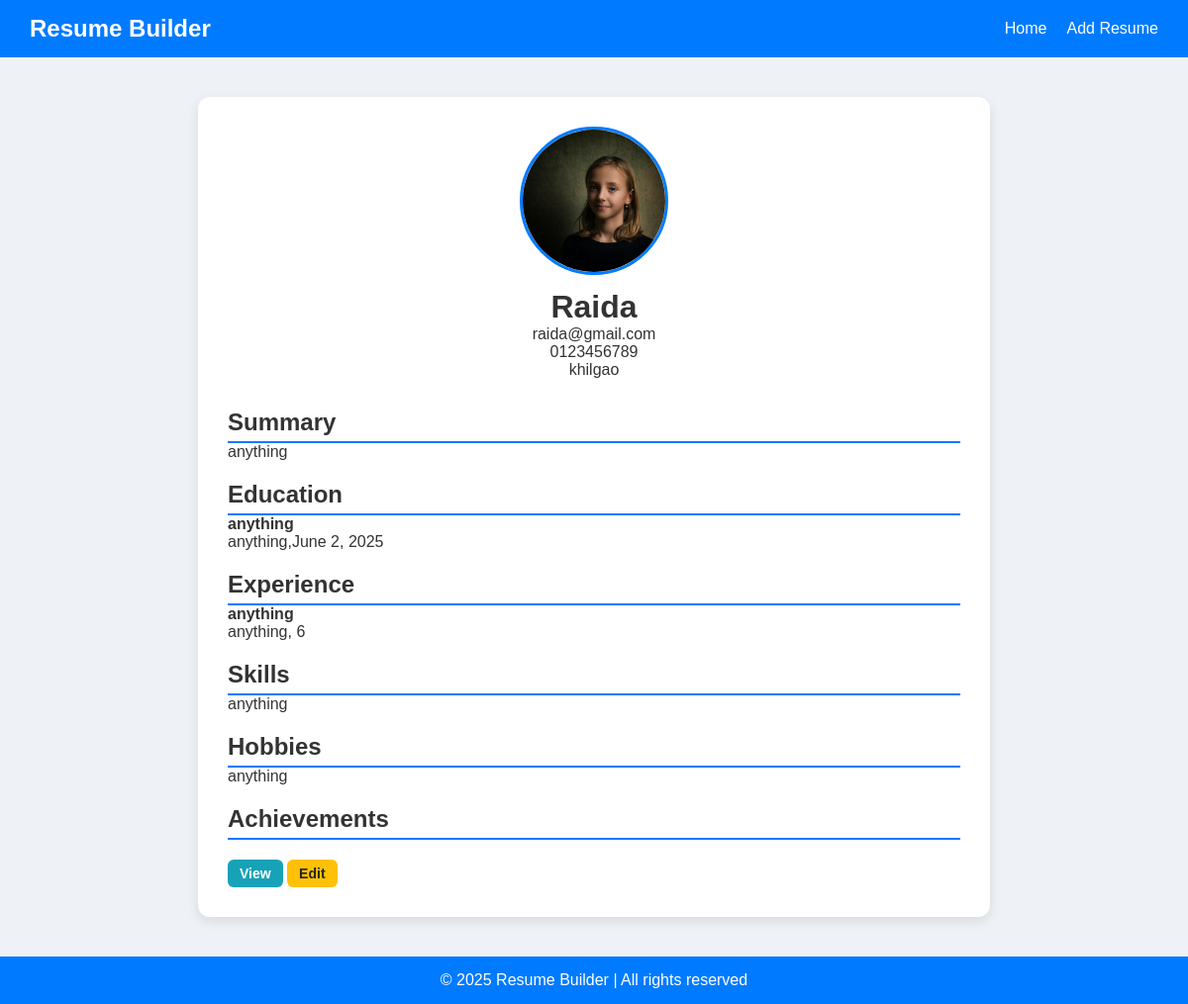
/view_resume/1, run on the app's committed database.
### ResumeBuilderApp/models.py (models this page shows)
class ResumeModel(models.Model):
    Full_Name=models.CharField(max_length=50)
    Profile_Picture=models.ImageField(upload_to='profile_pictures/', null=True, blank=True)
    Email=models.EmailField()
    Phone=models.CharField(max_length=15)
    Address=models.CharField(max_length=150)
    Summary=models.CharField(max_length=100)
    Degree=models.CharField(max_length=100)
    Institute_Name=models.CharField(max_length=100)
    Year_of_Graduation=models.DateField()
    Company_Name=models.CharField(max_length=100)
    Position=models.CharField(max_length=100)
    Years_of_Experience=models.PositiveIntegerField()
    Skills = models.TextField(help_text="Enter skills separated by commas")
    Hobbies = models.TextField(help_text="Enter hobbies separated by commas")
    Achievements = models.TextField(help_text="Enter achievements separated by commas")

### ResumeBuilderApp/views.py (the view)
# urls.py: path('view_resume/<str:id>',view_resume,name='view_resume'),
def view_resume(request,id):
    resumeData = ResumeModel.objects.get(id=id)
    return render(request,'view_resume.html',{'resume':resumeData})

### ResumeBuilderApp/templates/view_resume.html (shortened to what this page needs)
{% extends 'master.html' %}
{% block body %}
</head>
<body>
    <div class="resume-container">
        <div class="profile-section">
            <img src="{{ resume.Profile_Picture.url }}" alt="Profile Picture" class="profile-img">
            <h1>{{resume.Full_Name}}</h1>
            <p>{{resume.Email}}</p>
            <p>{{resume.Phone}}</p>
            <p>{{resume.Address}}</p>
        </div>
        <div class="section">
            <h2>Summary</h2>
            <p>{{resume.Summary}}</p>
        </div>
        <div class="section">
            <h2>Education</h2>
            <p><strong>{{resume.Degree}}</strong><br>{{resume.Institute_Name}},{{resume.Year_of_Graduation}}</p>
        </div>
        <div class="section">
            <h2>Experience</h2>
            <p><strong>{{resume.Company_Name}}</strong><br>{{resume.Position}}, {{resume.Years_of_Experience}}</p>
        </div>
        <div class="section">
            <h2>Skills</h2>
            <p>{{resume.Skills}}</p>
        </div>
        <div class="section">
            <h2>Hobbies</h2>
            <p>{{resume.Hobbies}}</p>
        </div>
        <div class="section">
            <h2>Achievements</h2>
        </div>
         <div class="actions">
                        <a href="{% url 'view_resume' resume.id %}" class="btn btn-view">View</a>
                        <a href="{% url 'edit_resume' resume.id %}" class="btn btn-edit">Edit</a>
                    </div>
    </div>
    {% endblock body %}

### ResumeBuilderApp/templates/master.html (shortened to what this page needs)
<!DOCTYPE html>
<html lang="en">
<head>
</head>
<body>
   {% include 'navbar.html' %}
   {% block body %}
   {% endblock body %}
    <footer>
        &copy; {{ now|default:"2025" }} Resume Builder | All rights reserved
    </footer>
</body>
</html>

### ResumeBuilderApp/templates/navbar.html
 <nav class="navbar">
        <h1>Resume Builder</h1>
        <ul>
            <li><a href="{% url 'home' %}">Home</a></li>
            <li><a href="{% url 'add_resume' %}">Add Resume</a></li>
        </ul>
    </nav>

### ResumeBuilderApp/templates/master.html (style rules this page uses)
* { margin: 0; padding: 0; box-sizing: border-box; }
body { font-family: 'Roboto', sans-serif; background-color: #f4f6f8; color: #333; }
.navbar { background-color: #007bff; padding: 15px 30px; display: flex; justify-content: space-between; align-items: center; color: white; }
.navbar h1 { font-size: 24px; font-weight: 700; }
.navbar ul { list-style: none; display: flex; gap: 20px; }
.navbar ul li { display: inline; }
.navbar ul li a { text-decoration: none; color: white; font-weight: 500; transition: color 0.3s ease; }
footer { background-color: #007bff; color: white; text-align: center; padding: 15px 0; position: relative; bottom: 0; width: 100%; margin-top: 40px; }

### ResumeBuilderApp/templates/view_resume.html (style rules this page uses)
body { font-family: Arial, sans-serif; background-color: #eef2f7; margin: 0; padding: 0; }
.resume-container { max-width: 800px; background-color: white; margin: 40px auto; padding: 30px; border-radius: 12px; box-shadow: 0 4px 12px rgba(0,0,0,0.1); }
.profile-section { text-align: center; margin-bottom: 30px; }
.profile-img { width: 150px; height: 150px; border-radius: 50%; object-fit: cover; border: 3px solid #007bff; margin-bottom: 10px; }
.section { margin-bottom: 20px; }
.section h2 { border-bottom: 2px solid #007bff; padding-bottom: 5px; color: #333; }
.btn { padding: 6px 12px; border-radius: 6px; border: none; cursor: pointer; font-size: 14px; font-weight: 600; transition: background-color 0.3s ease; color: white; text-decoration: none; display: inline-block; }
.btn-view { background-color: #17a2b8; }
.btn-edit { background-color: #ffc107; color: #212529; }

### data on the page
ResumeModel: Profile_Picture (picture), Full_Name "Raida", Email "raida@gmail.com", Phone "0123456789", Address "khilgao", Summary "anything", Degree "anything", Institute_Name "anything", Year_of_Graduation "June 2, 2025", Company_Name "anything", Position "anything", Years_of_Experience "6", Skills "anything", Hobbies "anything"

### other printed values
{{ now|default:"2025" }} "2025"
